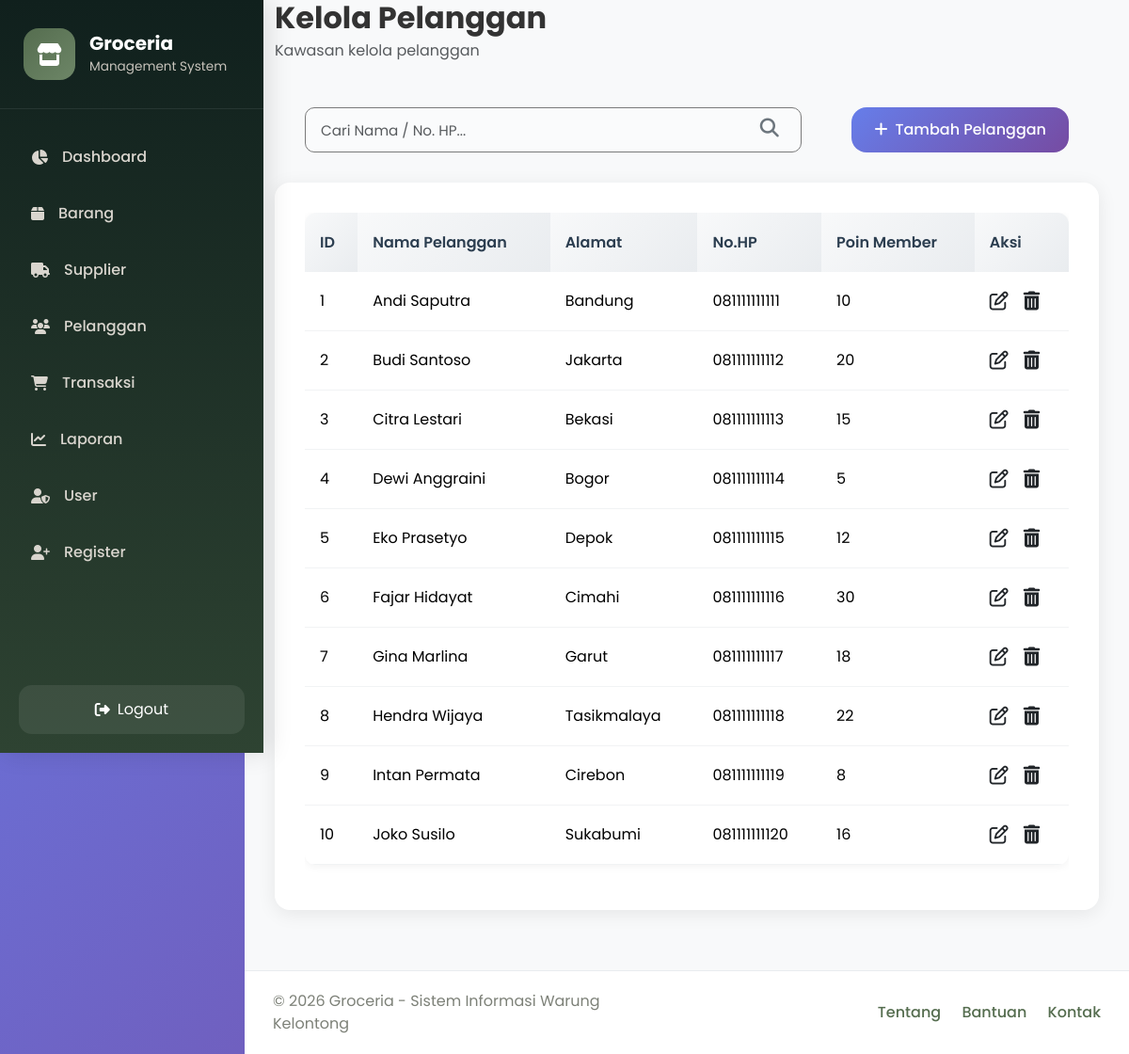
/pelanggan/index.php (signed in), run on an earlier commit of the app's database.
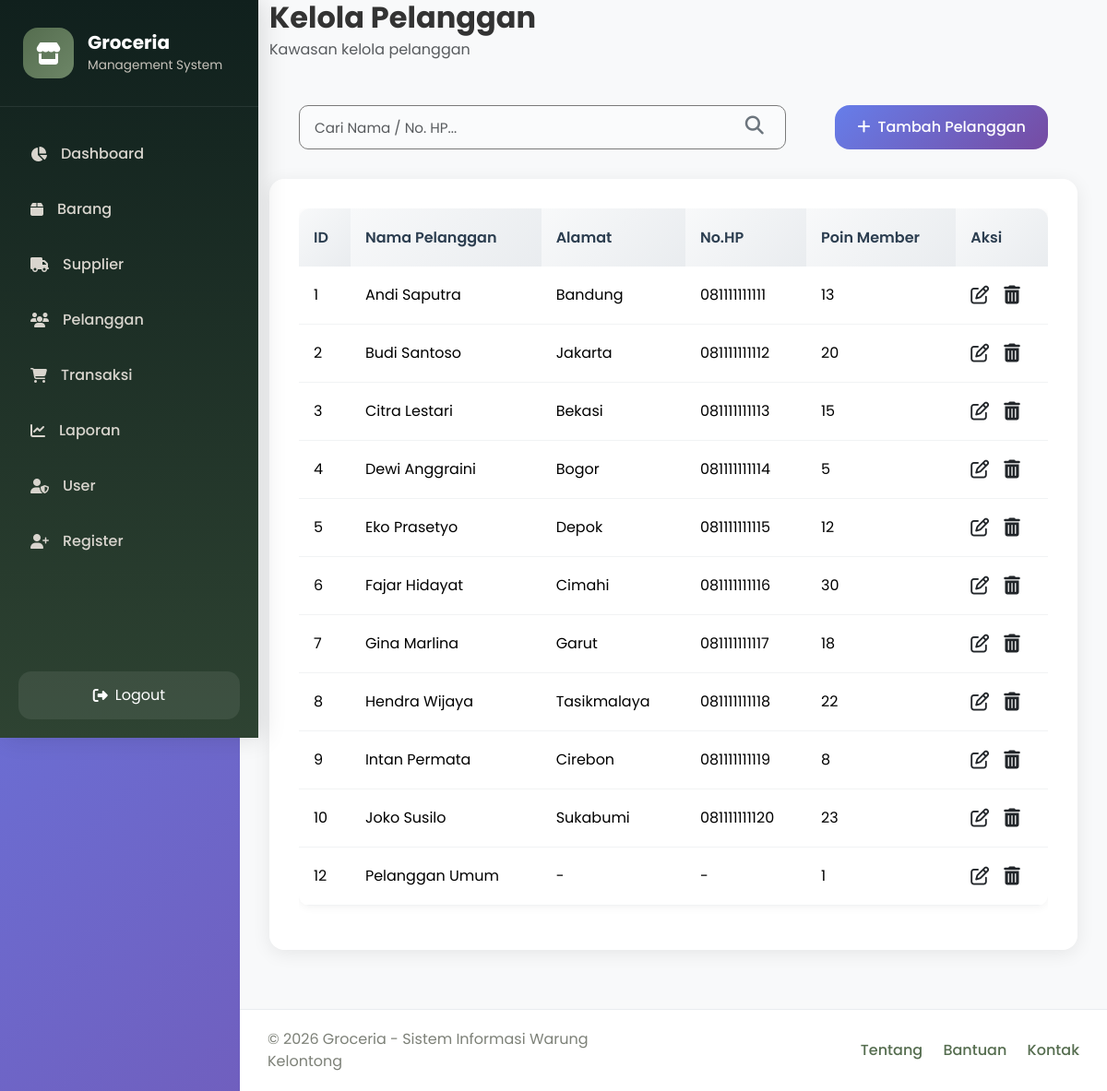
And on a later commit of the database.
### tables this page shows
CREATE TABLE `pelanggan` (
  `id_pelanggan` int(11) NOT NULL,
  `nama_pelanggan` varchar(100) DEFAULT NULL,
  `alamat` text DEFAULT NULL,
  `no_hp` varchar(20) DEFAULT NULL,
  `poin_member` int(11) DEFAULT NULL
);

### pelanggan/index.php (the view, shortened to what the changed rows need)
<?php
require_once '../config/koneksi.php';
$role_sekarang = $_SESSION['role'];
$search_query = "";
$query = "SELECT * FROM pelanggan" . $search_query;
$result = mysqli_query($conn, $query);
?>
<!DOCTYPE html>
<html lang="id">
<head>
    <link href="https://cdn.jsdelivr.net/npm/bootstrap@5.3.3/dist/css/bootstrap.min.css" rel="stylesheet">
    <link href="https://cdnjs.cloudflare.com/ajax/libs/font-awesome/6.5.1/css/all.min.css" rel="stylesheet">
    <link href="../assets/css/style.css" rel="stylesheet">
</head>
<body>
    <div class="wrapper d-flex max-vh-100">
        <div class="main-content">
            <div class="content-body">
                <div class="mb-4">
                    <h2 class="fw-bold mb-1">Kelola Pelanggan</h2>
                        <div class="card border-0 rounded-4">
                            <div class="card-body">
                                <div class="table-responsive">
                                    <table class="table align-middle" >
                                        <thead>
                                            <tr>
                                            <th>ID</th>
                                            <th>Nama Pelanggan</th>
                                            <th>Alamat</th>
                                            <th>No.HP</th>
                                            <th>Poin Member</th>
                                            <th>Aksi</th>
                                            </tr>
                                        </thead>
                                        <tbody>
                                            <?php
                                            while ($row = mysqli_fetch_assoc($result)) {
                                            ?>
                                            <tr>
                                            <td><?php echo $row['id_pelanggan']; ?></td>
                                            <td><?php echo $row['nama_pelanggan']; ?></td>
                                            <td><?php echo $row['alamat']; ?></td>
                                            <td><?php echo $row['no_hp']; ?></td>
                                            <td><?php echo $row['poin_member']; ?></td>
                                            <td>
                                                <div class="d-flex align-items-center gap-3">
                                                    <a href="edit.php?id_pelanggan=<?php echo $row['id_pelanggan']; ?>"
                                                        class="text-dark fs-5 link-underline link-underline-opacity-0"
                                                        title="Edit Data">
                                                    <i class="fa-regular fa-pen-to-square"></i>
                                                    </a>
                                                        <?php if ($role_sekarang === 'admin') { ?>
                                                        <a href="hapus.php?id_pelanggan=<?php echo $row['id_pelanggan']; ?>"
                                                            onclick="return confirm('Ingin menghapus data ini?')"
                                                            class="text-dark fs-5 link-underline link-underline-opacity-0"
                                                            title="Hapus Data">
                                                        <i class="fa-solid fa-trash-can"></i>
                                                        </a>
                                                <?php }?>
                                            </div>
                                        </td>
                                    </tr>
                                    <?php } ?>
                                </tbody>
                            </table>
                        </div>
                    </div>
                </div>
            </div>
        </div>
    </div>
</body>
</html>

What changed in the data, as far as the page shows it:
changed pelanggan "Andi Saputra": poin_member "10" → "13"
changed pelanggan "Joko Susilo": poin_member "16" → "23"
added pelanggan: id_pelanggan "12", nama_pelanggan "Pelanggan Umum", alamat "-", no_hp "-", poin_member "1"
